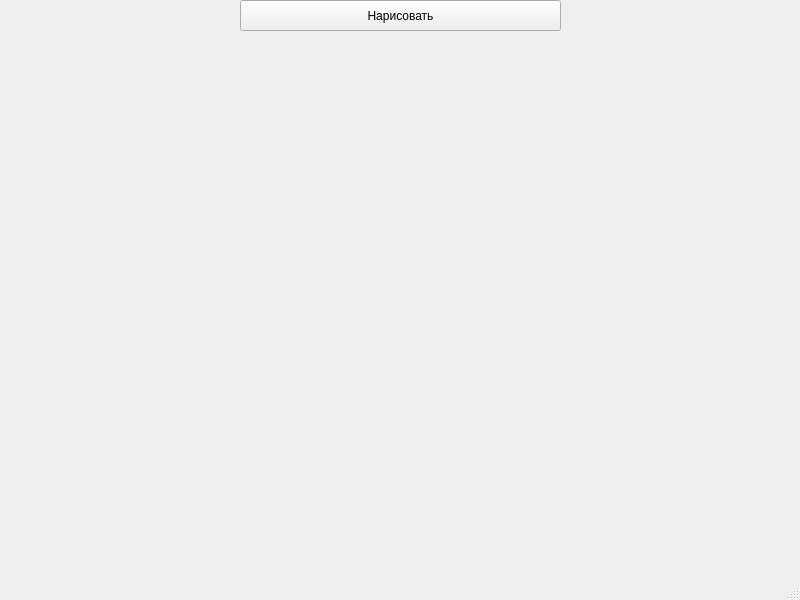
<?xml version="1.0" encoding="UTF-8"?>
<ui version="4.0">
 <class>MainWindow</class>
 <widget class="QMainWindow" name="MainWindow">
  <property name="geometry">
   <rect>
    <x>0</x>
    <y>0</y>
    <width>800</width>
    <height>600</height>
   </rect>
  </property>
  <property name="windowTitle">
   <string>MainWindow</string>
  </property>
  <widget class="QWidget" name="centralwidget">
   <widget class="QPushButton" name="pushButton">
    <property name="geometry">
     <rect>
      <x>240</x>
      <y>0</y>
      <width>321</width>
      <height>31</height>
     </rect>
    </property>
    <property name="text">
     <string>Нарисовать</string>
    </property>
   </widget>
  </widget>
  <widget class="QMenuBar" name="menubar">
   <property name="geometry">
    <rect>
     <x>0</x>
     <y>0</y>
     <width>800</width>
     <height>21</height>
    </rect>
   </property>
  </widget>
  <widget class="QStatusBar" name="statusbar"/>
 </widget>
 <resources/>
 <connections/>
</ui>
